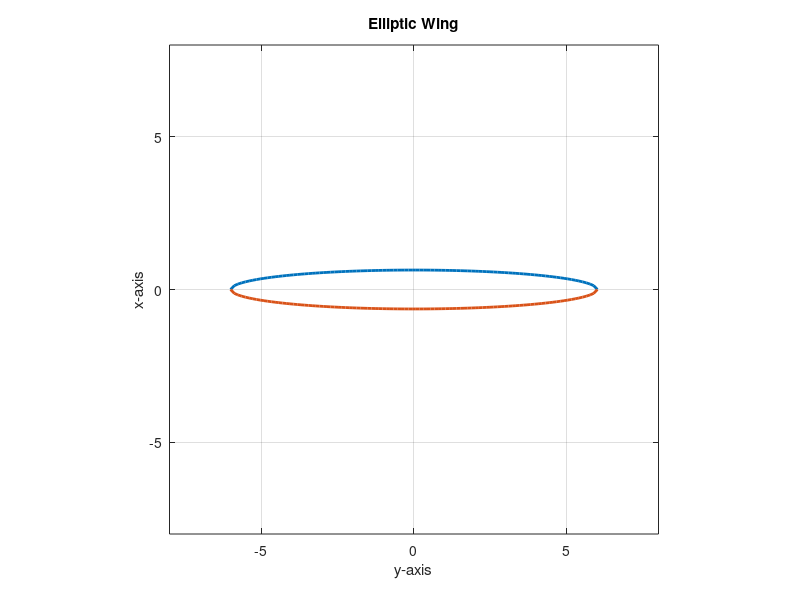
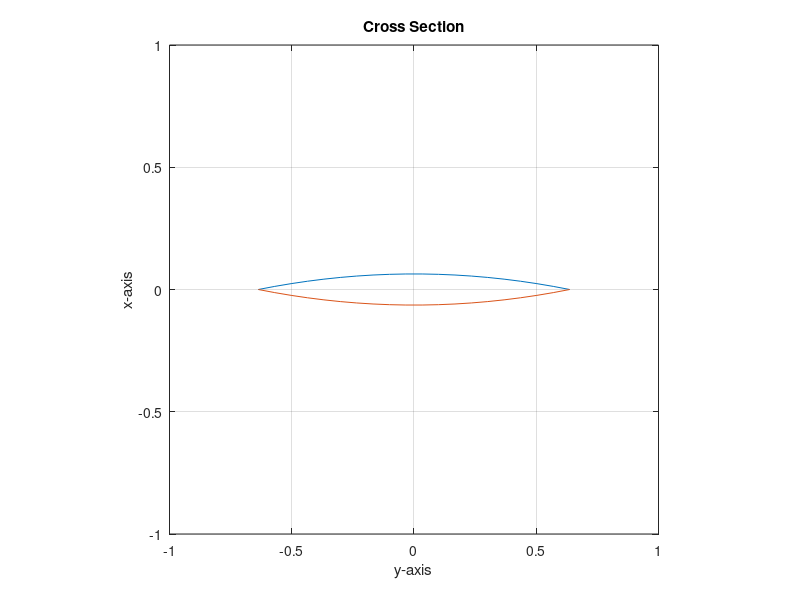
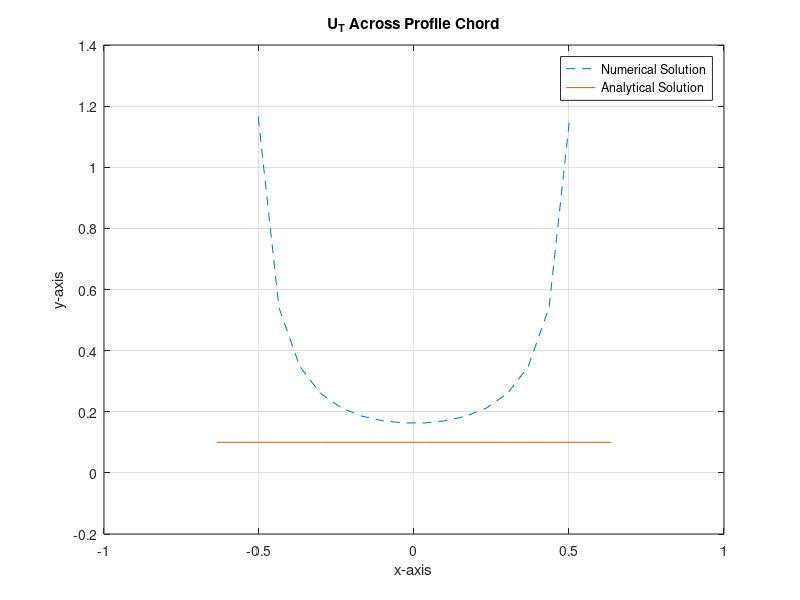

These figures' MATLAB source, in order:
%%%%%%%%%%%%%%%%%%%%%%%%%%%%%%%%%%%%%%%%%%%%%%%%%%%%%%%%%%%%%%%%%%%%%%%%%%%%%%%%%%%%%%%%%%%%%%%%%%%%
% EAE 126 Computational Aerodynamics (Spring 2011)
% Project 4 - Problem 1 - Elliptic Wing - STRIPS
% Daniel Wiese

close all;
clear all;
clc;

%%%%%%%%%%%%%%%%%%%%%%%%%%%%%%%%%%%%%%%%%%%%%%%%%%%%%%%%%%%%%%%%%%%%%%%%%%%%%%%%%%%%%%%%%%%%%%%%%%%%

a = 6;
AR = 12;
b = 4*a/(pi*AR);
tau = 0.10;
uinf = 1;

ymin = -a;
ymax = a;
ny = 100;
dy = (ymax-ymin)/ny;
y = linspace(ymin,ymax,ny);
nx = 20;
nt = nx-1;

for i = 1:ny
    x(i) = (b*sqrt(1-y(i)^2/a^2));
    chord(i) = 2*x(i);
end

for i = 1:ny
    X(i,:) = linspace(-x(i),x(i),nx);
    dx(i) = 2*x(i)/(nx-1);
    T(i,:) = linspace(-x(i)+dx(i),x(i)-dx(i),nt);
end

%%%%%%%%%%%%%%%%%%%%%%%%%%%%%%%%%%%%%%%%%%%%%%%%%%%%%%%%%%%%%%%%%%%%%%%%%%%%%%%%%%%%%%%%%%%%%%%%%%%%

for i = 1:ny
    for j = 1:nx
        z(i,j) = -(tau/x(i))*X(i,j)^2+tau*x(i);
    end
end

for i = 1:ny
    for k = 1:nt
        dzdt(i,k) = (z(2,k+1)-z(2,k))/dx(2); %changed i to 2 since dzdt same across anywhere
    end
end

for i = 1:ny
    for j = 1:nx
        for k = 1:nt
            ut(i,k) = 2*abs(x(i))*(uinf/pi)*dzdt(i,k)/(X(i,j)-T(i,k));
        end
        utsum = 0;
        for m = 1:nt-1
            temp(m) = 0.5*(ut(i,m)+ut(i,m+1))*dx(i);
            utsum = utsum+temp(m);
        end
        ut_num(i,j) = utsum;
    end
end

for i = 1:ny
    for j = 1:nx
        ut_ana(i,j) = tau*uinf;
    end
end

%%%%%%%%%%%%%%%%%%%%%%%%%%%%%%%%%%%%%%%%%%%%%%%%%%%%%%%%%%%%%%%%%%%%%%%%%%%%%%%%%%%%%%%%%%%%%%%%%%%%

figure(1)
plot(y,chord/2,'linewidth',2)
hold on
grid on
plot(y,-chord/2,'linewidth',2)
axis([-8 8 -8 8])
axis square
xlabel('y-axis')
ylabel('x-axis')
title('Elliptic Wing')
hold off

figure(2)
plot(X(50,:),z(50,:))
hold on
grid on
plot(X(50,:),-z(50,:))
axis([-1 1 -1 1])
axis square
xlabel('y-axis')
ylabel('x-axis')
title('Cross Section')
hold off

figure(3)
plot(X(50,:),ut_num(50,:),'--')
hold on
plot(X(50,:),ut_ana(50,:))
title('U_T Across Profile Chord')
grid on
xlabel('x-axis')
ylabel('y-axis')
legend('Numerical Solution','Analytical Solution')
hold off
